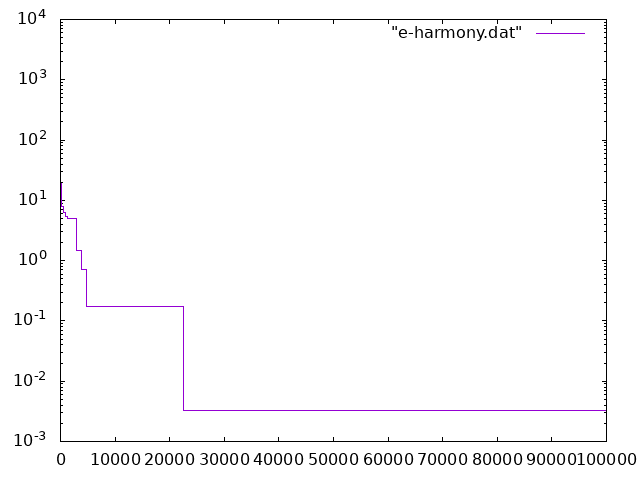

Here is the gnuplot script that generated this plot:
set style data lines

set logscale y
set terminal png
set output "harmony.png"

set format y "10^{%L}"

plot "e-harmony.dat"